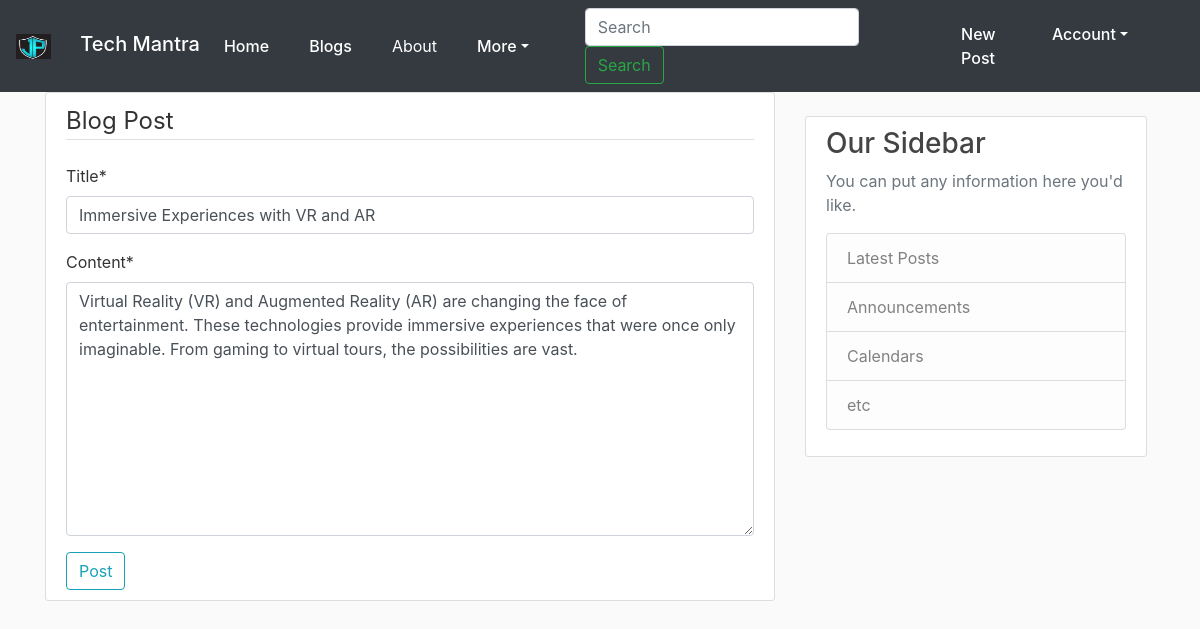
The app's page /post/23/update/ (signed in) with its own data.
### blog_app/models.py (models this page shows, shortened)
class Post(models.Model): #inheriting model form models , so each class is now going to be it's own table in database
    title= models.CharField(max_length=100) #title is aatribute of table , each attribute will be different field in database
    content = models.TextField()
    date_posted = models.DateTimeField(default=timezone.now) # or can use: auto_now_add=True, for last_update
    author = models.ForeignKey(User, on_delete=models.CASCADE) #the post models having relation to user as a one to Many

### blog_app/views.py (the view, shortened to what this page needs)
# urls.py: path('post/<int:pk>/update/', PostUpdateView.as_view(), name='post-update'),  # Using the post-form template and particular route for post
class PostUpdateView(LoginRequiredMixin,UserPassesTestMixin,UpdateView):
    model = Post
    fields =['title', 'content']
    def test_func(self) -> bool | None:
        post = self.get_object()
        if self.request.user == post.author:
            return True
        return False

### blog_app/templates/blog_app/post_form.html (shortened to what this page needs)
{% extends "blog_app/base.html" %}
{% load crispy_forms_tags %}
 {% block content %}
<div class="content-section">
    <form method="post">
        <fieldset class="from-group">
            <legend class="border-bottom mb-4">Blog Post</legend>
            {{ form|crispy }}
        </fieldset>
        <div class="from-group">
            <button class="btn btn-outline-info"  type="submit">Post</button>
        </div>
    </form>
</div>
{% endblock content %}

### blog_app/static/blog_app/main.css (style rules this page uses)
body { background: #fafafa; color: #333333; }
.content-section { background: #ffffff; padding: 10px 20px; border: 1px solid #dddddd; border-radius: 3px; margin-bottom: 20px; }

### records on screen
Post: title "Immersive Experiences with VR and AR", content "Virtual Reality (VR) and Augmented Reality (AR) are changing the face of entertainment. These technologies provide immersive experiences that were once only imaginable. From gaming to virtual tours, the possibilities are vast."
